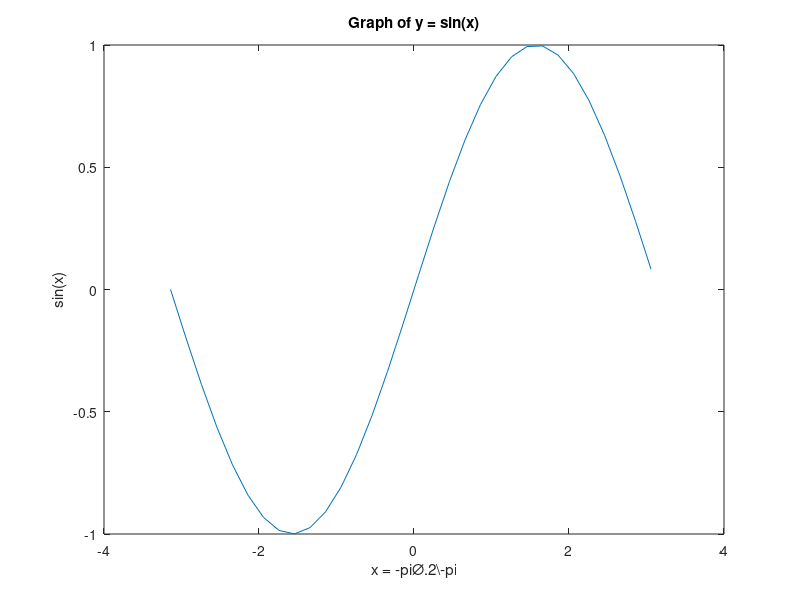

MATLAB code for this plot:
%Author: Emmanuel Akinrintoyo
%Date: 05/02/2018
%This plots the graph of y = sin(x)
x = -pi:0.2:pi
%the values of x are in increments of 0.2
y = sin(x)
%the plot function is used to plot the graph
plot(x,y)
%xlabel and ylabel functions are used to label the x and y axis
xlabel('x = -pi\0.2\-pi')
ylabel('sin(x)') 
%the title function is used to display the title of the graph
title('Graph of y = sin(x)')